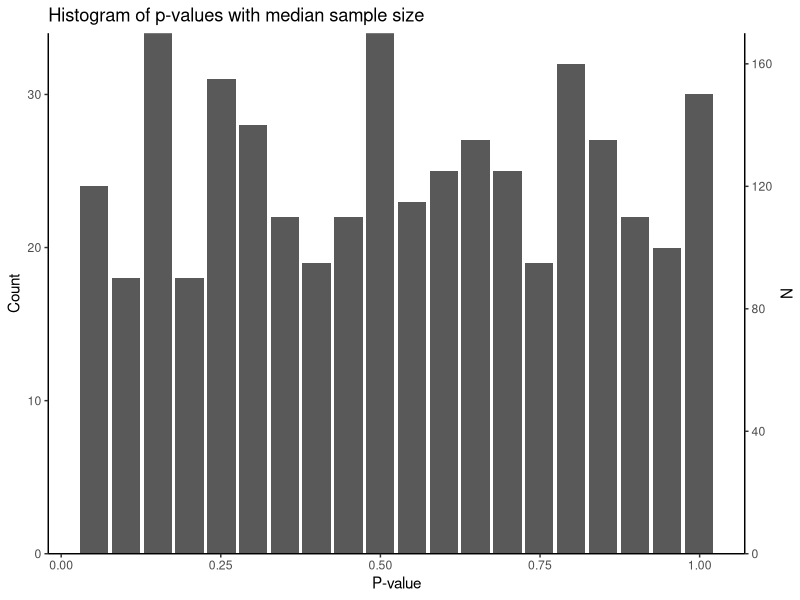

The R script that drew this image:
# Libraries ---------------------------------------------------------------
library(tidyverse)

# theme -------------------------------------------------------------------
theme_set(
  theme_bw() +
    theme(
      panel.grid = element_blank()
    )
)

# Pvalue histogram with sample sizes --------------------------------------
p_n <- tibble(
  p  = runif(500),
  b = runif(500),
  n  = sample(300:500, size = 500, replace = T) 
)

p_n %>% 
  mutate(
    p_cut   = cut(p, breaks = 20),
    p_label = as.character(p_cut) %>% str_extract(",.*]") %>% str_remove_all(",|]") %>% as.numeric()
  ) %>% 
  group_by(p_label) %>% 
  mutate(p_ns = n() , n = n/5) %>% 
  arrange(p_label) %>% 
  ggplot(aes(x = p_label)) +
  geom_bar() +
  stat_summary(aes(y = n), fun.data = "median_hilow", geom = "pointrange") +
  scale_x_continuous("P-value") +
  scale_y_continuous("Count", sec.axis = sec_axis(trans=~.*5, name="N"), expand = c(0,0)) +
  labs(
    title = "Histogram of p-values with median sample size"
  ) +
  theme(
    axis.line = element_line(),
    panel.border = element_blank(),
  )



